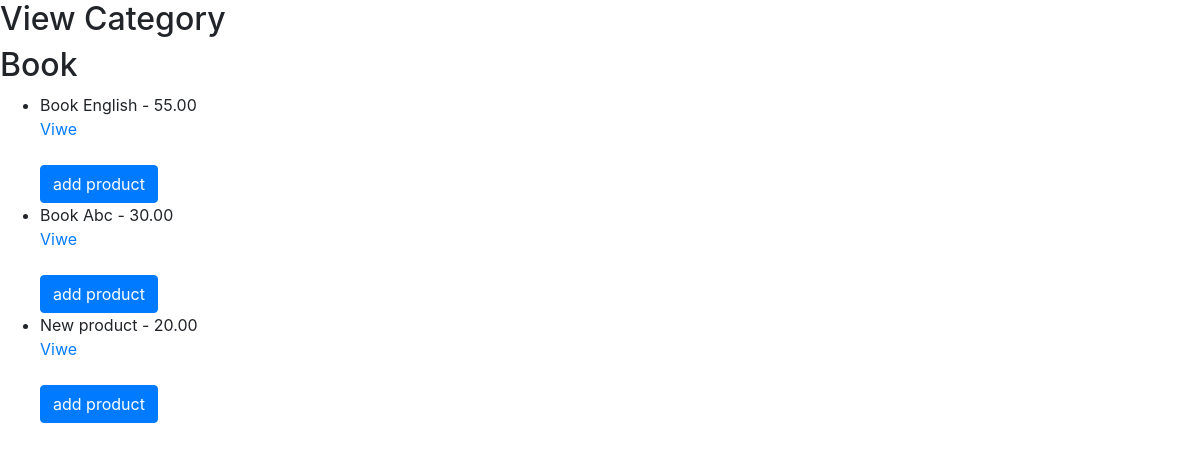
/viwecategory/2/, run on an earlier commit of the app's database.
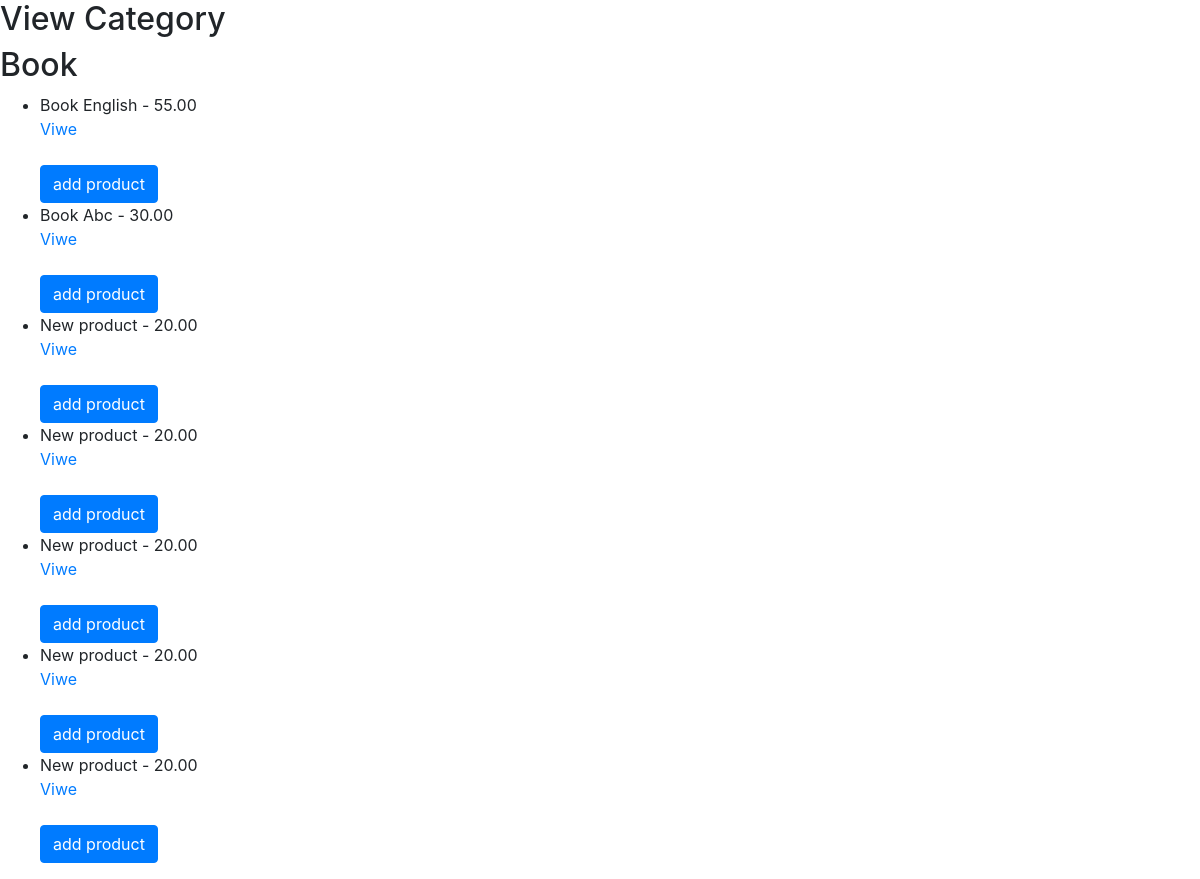
And on a later commit of the database.
### users/models.py (models this page shows, shortened)
class Product(models.Model):
    name = models.CharField(max_length=50)
    description = models.TextField(max_length=100)
    price = models.DecimalField(max_digits=6, decimal_places=2, validators=[MinValueValidator(0)])
    category = models.ForeignKey(Category, on_delete=models.CASCADE, related_name='products', default=True)
    def __str__(self):
        return f"{self.name}"

### users/views.py (the view)
# urls.py: path('viwecategory/<int:category_obj>/', ViewCategoryView.as_view(), name='view_category'),
class ViewCategoryView(View):
    def get(self,request, category_obj):
        category_object = Category.objects.get(id=category_obj)
        product_category = Product.objects.filter(category=category_object)
        print(product_category,'Categor1111')
        print(category_object, 'Id category')
        context = {
            'category_obj': category_object,
            'product_category': product_category,
        }
        return render(request, 'accounts/view_category.html', context=context)

### users/models.py (called while the page is built)
    def __str__(self):
        return f'{self.name}'

### templates/accounts/view_category.html (shortened to what this page needs)
<!DOCTYPE html>
<html lang="en">
<head>
    {% load static %}
    <link href="{% static 'vendor/bootstrap/css/bootstrap.min.css' %}" rel="stylesheet">
</head>
<body>
<h2>View Category</h2>
{% block content %}
        <h2>{{ category_obj.name }}</h2>
        <ul>
            {% for product in product_category %}
                <form action="{% url 'add_to_cart' product.id %}" method="POST">
                    <li>{{ product.name }} - {{ product.price }}</li>
                    <a href="{% url 'viwe_product' product.id %}">Viwe</a><br>
                    <br>
                    <button type="submit" class="btn btn-primary">add product</button>
                </form>
            {% endfor %}
        </ul>
{% endblock %}
</body>
</html>

What changed in the data, as far as the page shows it:
added Product: name "New product", price "20.00"
added Product: name "New product", price "20.00"
added Product: name "New product", price "20.00"
added Product: name "New product", price "20.00"
